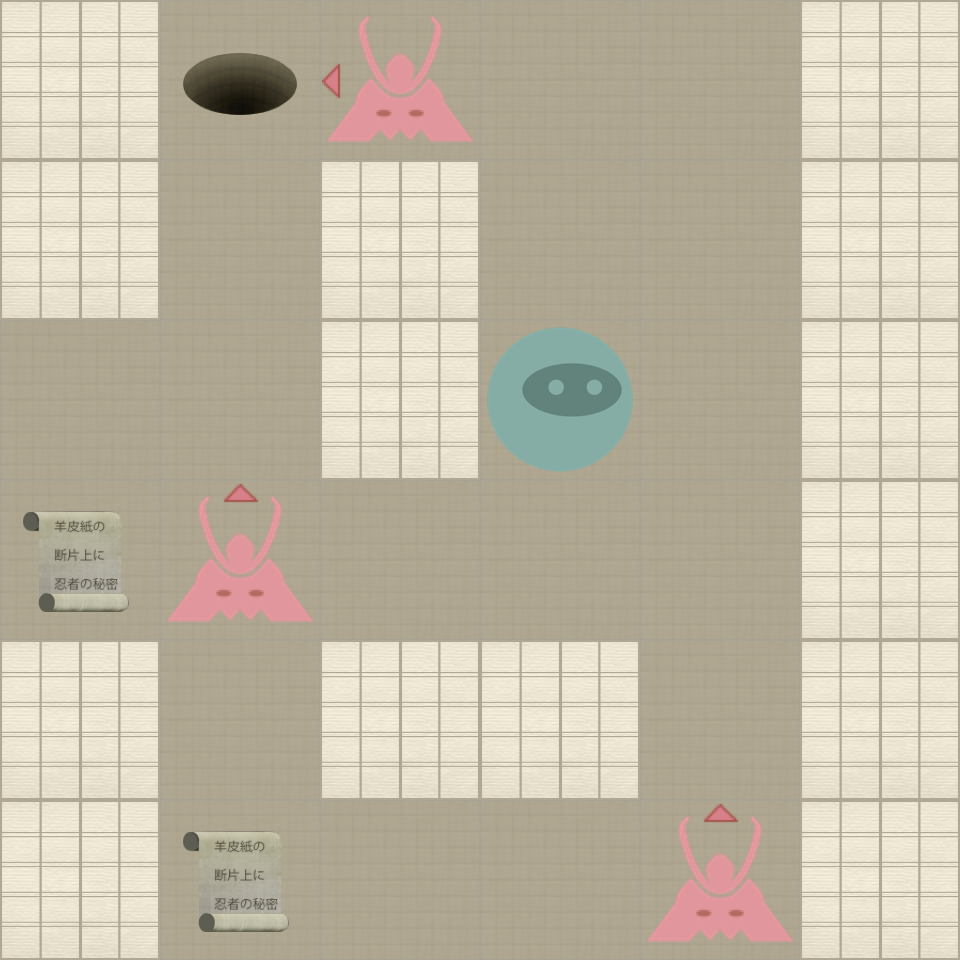

Below is a game level as drawn by its tile map, then a one-line description and the .tmx that defines it (tile-layer data replaced by summaries):
An orthogonal 6x6 tile map with 160x160 px tiles, 2 tile layers (Level, Actors).

<map version="1.0" orientation="orthogonal" width="6" height="6" tilewidth="160" tileheight="160">
 <properties>
  <property name="moves" value="10" />
 </properties>
 <tileset firstgid="1" name="tiles" tilewidth="160" tileheight="160" spacing="2" margin="2">
  <image source="tiles-ipadhd.png" width="1024" height="1024" />
  <tile id="0">
   <properties>
    <property name="actor" value="exit" />
   </properties>
  </tile>
  <tile id="2">
   <properties>
    <property name="actor" value="guard" />
    <property name="direction" value="down" />
   </properties>
  </tile>
  <tile id="3">
   <properties>
    <property name="actor" value="guard" />
    <property name="direction" value="left" />
   </properties>
  </tile>
  <tile id="4">
   <properties>
    <property name="actor" value="guard" />
    <property name="direction" value="right" />
   </properties>
  </tile>
  <tile id="5">
   <properties>
    <property name="actor" value="guard" />
    <property name="direction" value="up" />
   </properties>
  </tile>
  <tile id="7">
   <properties>
    <property name="actor" value="player" />
   </properties>
  </tile>
  <tile id="8">
   <properties>
    <property name="actor" value="scroll" />
   </properties>
  </tile>
  <tile id="9">
   <properties>
    <property name="wall" value="1" />
   </properties>
  </tile>
 </tileset>
 <layer name="Level" width="6" height="6">
  <data>[36 cells, 36 non-empty, 2 distinct tile ids]</data>
 </layer>
 <layer name="Actors" width="6" height="6">
  <data>[36 cells, 7 non-empty, 5 distinct tile ids]</data>
 </layer>
</map>
